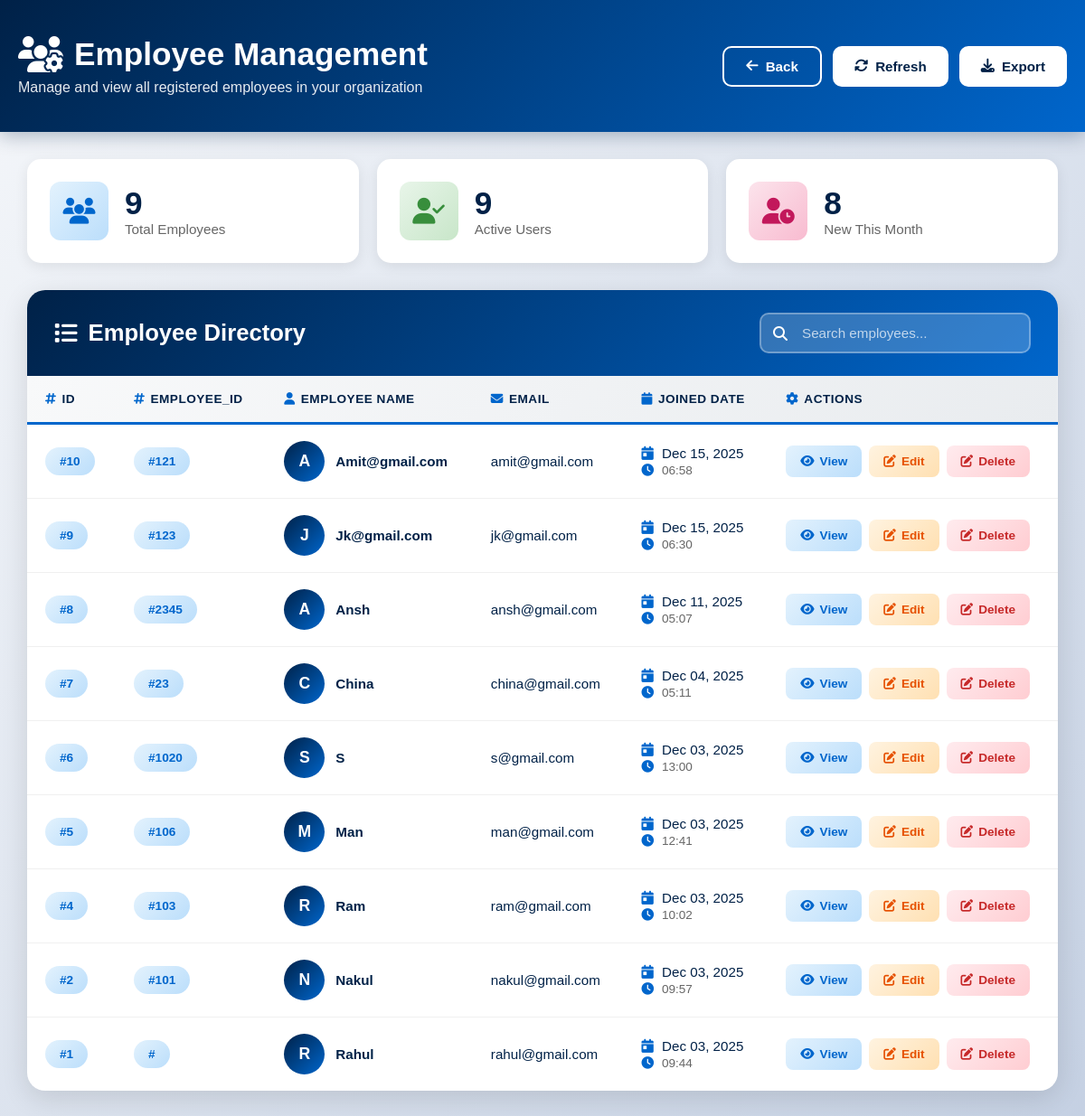
Screenshot of /employee/ (signed in) with the database file from the repository.
### Accounts/models.py (models this page shows, shortened)
class CustomUser(AbstractBaseUser, PermissionsMixin):
    username = models.CharField(max_length=50, unique=True)
    email = models.EmailField(unique=True)
    employee_id = models.CharField(max_length=20, unique=True)
    date_joined = models.DateTimeField(auto_now_add=True)
    last_login = models.DateTimeField(auto_now=True)
    is_active = models.BooleanField(default=True)
    is_staff = models.BooleanField(default=True)
    is_superuser = models.BooleanField(default=False)
    objects = UserManager()
    USERNAME_FIELD = "email"
    REQUIRED_FIELDS = ["employee_id"]

### pulley_app/views.py (the view)
# urls.py: path('employee/', views.employees_view, name='employee'),
def employees_view(request):
    if not request.user.is_authenticated:
        return redirect('login')
    else:
        query = request.GET.get('search')
        if query:
            employees = CustomUser.objects.filter( # type: ignore
                Q(id__icontains=query) |
                Q(username__icontains=query) |
                Q(employee_id__icontains=query) |
                Q(email__icontains=query)
            ).order_by('-date_joined').count()
        else:
            employees = CustomUser.objects.all().order_by('-date_joined')
    return render(request, 'pulley_app/userslits2.html', {"employees": employees, "search": query})

### pulley_app/templates/pulley_app/userslits2.html (shortened to what this page needs)
{% load static %}
<!doctype html>
<html lang="en">
<head>
    <link rel="stylesheet" href="https://cdnjs.cloudflare.com/ajax/libs/font-awesome/6.5.0/css/all.min.css">
</head>
<body>
    <header class="page-header">
        <div class="header-content">
            <div class="header-title">
                <div>
                    <h1>
                        <i class="fas fa-users-cog"></i>
                        Employee Management
                    </h1>
                    <p>Manage and view all registered employees in your organization</p>
                </div>
            </div>
            <div class="header-actions">
                <a href="{% url 'railway' %}" class="btn btn-outline">
                    <i class="fas fa-arrow-left"></i>
                    <span>Back</span>
                </a>
                <button class="btn btn-light" onclick="refreshData()">
                    <i class="fas fa-sync-alt"></i>
                    <span>Refresh</span>
                </button>
                <button class="btn btn-light" onclick="window.print()">
                    <i class="fas fa-download"></i>
                    <span>Export</span>
                </button>
            </div>
        </div>
    </header>
    <div class="container">
        <div class="stats-row">
            <div class="stat-card">
                <div class="stat-icon primary">
                    <i class="fas fa-users"></i>
                </div>
                <div class="stat-content">
                    <h3>{{ employees|length }}</h3>
                    <p>Total Employees</p>
                </div>
            </div>
            <div class="stat-card">
                <div class="stat-icon success">
                    <i class="fas fa-user-check"></i>
                </div>
                <div class="stat-content">
                    <h3>{{ employees|length }}</h3>
                    <p>Active Users</p>
                </div>
            </div>
            <div class="stat-card">
                <div class="stat-icon accent">
                    <i class="fas fa-user-clock"></i>
                </div>
                <div class="stat-content">
                    <h3>{{ employees|length|add:"-1" }}</h3>
                    <p>New This Month</p>
                </div>
            </div>
        </div>
        <div class="table-container">
            <div class="table-header">
                <h2>
                    <i class="fas fa-list"></i>
                    Employee Directory
                </h2>
                <div class="search-box">
                    <i class="fas fa-search"></i>
                    <input type="text" id="searchInput" placeholder="Search employees..." onkeyup="filterTable()">
                </div>
            </div>
            <div class="table-wrapper">
                <table class="table" id="employeeTable">
                    <thead>
                        <tr>
                            <th><i class="fas fa-hashtag"></i>ID</th>
                             <th><i class="fas fa-hashtag"></i>Employee_Id</th>
                            <th><i class="fas fa-user"></i>Employee Name</th>
                            <th><i class="fas fa-envelope"></i>Email</th>
                            <th><i class="fas fa-calendar"></i>Joined Date</th>
                            <th><i class="fas fa-cog"></i>Actions</th>
                        </tr>
                    </thead>
                    <tbody>
                        {% for employee in employees %}
                            <tr data-employee-id="{{ employee.employee_id }}" data-username="{{ employee.username|lower }}" data-email="{{ employee.email|lower }}">
                               <td>
                                    <span class="badge badge-id">#{{ employee.id }}</span>
                                </td>
                                <td>
                                    <span class="badge badge-id">#{{ employee.employee_id }}</span>
                                </td>
                                <td>
                                    <div class="user-info">
                                        <div class="user-avatar">
                                            {{ employee.username|first|upper }}
                                        </div>
                                        <span class="user-name">{{ employee.username|capfirst }}</span>
                                    </div>
                                </td>
                                <td>{{ employee.email }}</td>
                                <td>
                                    <div class="date-info">
                                        <div>
                                            <i class="fas fa-calendar-day"></i>
                                            {{ employee.date_joined|date:"M d, Y" }}
                                        </div>
                                        <small>
                                            <i class="fas fa-clock"></i>
                                            {{ employee.date_joined|date:"H:i" }}
                                        </small>
                                    </div>
                                </td>
                                <td>
                                    <div class="actions">
                                        <a href="#" class="action-btn action-btn-view" title="View Profile" onclick="viewEmployee('{{ employee.employee_id }}'); return false;">
                                            <i class="fas fa-eye"></i>
                                            <span>View</span>
                                        </a>
                                        {% if user.is_staff %}
                                        <a href="#" class="action-btn action-btn-edit" title="Edit Employee" onclick="editEmployee('{{ employee.employee_id }}'); return false;">
                                            <i class="fas fa-edit"></i>
                                            <span>Edit</span>
                                        </a>
                                        {% endif %}
                                        {% if user.is_superuser %}
                                         <a href="{% url 'employee_delete' employee.id %}" class="action-btn action-btn-delete" title="Edit Employee" onclick="return confirm('Are you sure you want to delete {{ employee.username }}? This action cannot be undone.');">
                                            <i class="fas fa-edit"></i>
                                            <span>Delete</span>
                                        </a>
                                        {% endif %}
                                    </div>
                                </td>
                            </tr>
                        {% endfor %}
                    </tbody>
                </table>
            </div>
        </div>
    </div>
</body>
</html>

### rows the page displays
CustomUser: id "10", employee_id "121", username|first "A", username "Amit@gmail.com", email "amit@gmail.com", date_joined "Dec 15, 2025", date_joined "06:58"
CustomUser: id "9", employee_id "123", username|first "J", username "Jk@gmail.com", email "jk@gmail.com", date_joined "Dec 15, 2025", date_joined "06:30"
CustomUser: id "8", employee_id "2345", username|first "A", username "Ansh", email "ansh@gmail.com", date_joined "Dec 11, 2025", date_joined "05:07"
CustomUser: id "7", employee_id "23", username|first "C", username "China", email "china@gmail.com", date_joined "Dec 04, 2025", date_joined "05:11"
CustomUser: id "6", employee_id "1020", username|first "S", username "S", email "s@gmail.com", date_joined "Dec 03, 2025", date_joined "13:00"
CustomUser: id "5", employee_id "106", username|first "M", username "Man", email "man@gmail.com", date_joined "Dec 03, 2025", date_joined "12:41"
CustomUser: id "4", employee_id "103", username|first "R", username "Ram", email "ram@gmail.com", date_joined "Dec 03, 2025", date_joined "10:02"
CustomUser: id "2", employee_id "101", username|first "N", username "Nakul", email "nakul@gmail.com", date_joined "Dec 03, 2025", date_joined "09:57"
CustomUser: id "1", username|first "R", username "Rahul", email "rahul@gmail.com", date_joined "Dec 03, 2025", date_joined "09:44"

### other values shown
{{ employees|length }} "9"
{{ employees|length|add:"-1" }} "8"
